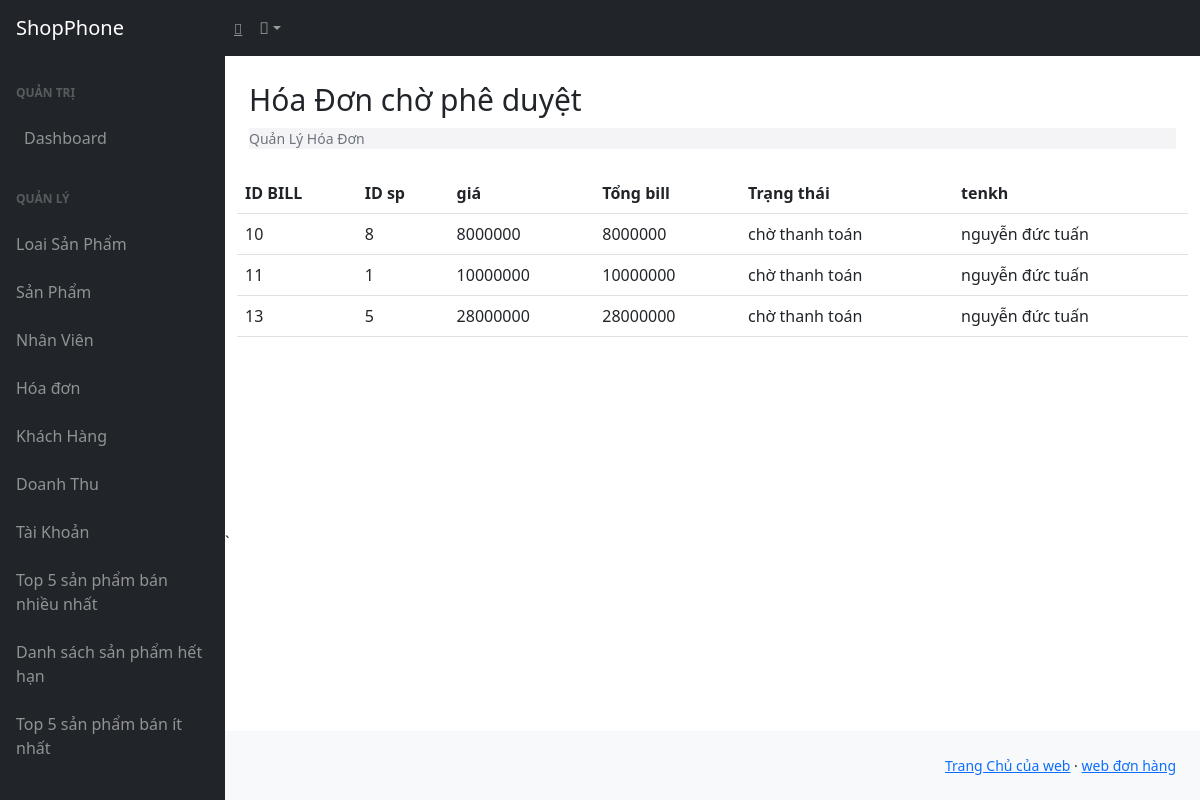
The app's page /frontendPHP/hoadon.php with its own data.
### tables this page shows
CREATE TABLE `hoadon` (
  `id` int(11) NOT NULL,
  `idsp` int(11) DEFAULT NULL,
  `idkh` int(40) NOT NULL,
  `gia` int(40) NOT NULL,
  `trangthai` int(4) NOT NULL,
  `tongbill` int(40) NOT NULL
);

CREATE TABLE `khachhang` (
  `idkh` int(11) NOT NULL,
  `hoten` varchar(255) NOT NULL,
  `diachi` varchar(255) DEFAULT NULL,
  `Age` int(11) DEFAULT NULL,
  `phone` int(205) NOT NULL
);

### frontendPHP/hoadon.php (the view, shortened to what this page needs)
<?php
$conn = mysqli_connect("localhost","root","","mobile","3307") or die();
  ?>
<?php
require "../inc/header.php";
?>
<div id="layoutSidenav_content">
    <main>
        <div class="container-fluid px-4">
            <h1 class="mt-4" style="font-size: 30px;">Hóa Đơn chờ phê duyệt </h1>
            <ol class="breadcrumb mb-4" style="font-size: 14px; background: #f4f3f6;">
                <li class="breadcrumb-item active">Quản Lý Hóa Đơn</li>
            </ol>
            <div class="row">
                <table id="sanpham" class="display table table-hover" style="width:100%">
                    <thead>
                        <tr>
                            <th>ID BILL</th>
                            <th>ID sp</th>
                            <th>giá</th>
                            <th>Tổng bill</th>
                            <th>Trạng thái</th>
                            <th>tenkh</th>
                        </tr>
                    </thead>
                    <tbody>
                        <?php
                        $sql = "SELECT * FROM hoadon WHERE trangthai = 2";
                        $query = mysqli_query($conn,$sql);
                        $num = mysqli_num_rows($query);
                        if($num > 0 ){
                            while($row = mysqli_fetch_array($query)){
                                if($row['trangthai'] == 2){
                                    $trangthai = "chờ thanh toán";
                                }
                                $insert = mysqli_query($conn,"SELECT khachhang.hoten FROM `hoadon` JOIN khachhang ON hoadon.idkh = khachhang.idkh ") ;
                                $result = $insert ->fetch_assoc();
                        ?>
                    <tr>
                        <td><?php echo $row["id"]?></td>
                        <td><?php echo $row["idsp"]?></td>
                        <td><?php echo $row["gia"]?></td>
                        <td><?php echo $row["tongbill"]?></td>
                        <td><?php echo $trangthai?></td>
                        <td><?php echo $result['hoten']?></td>
                       <?php
                        }
                    }
                       ?>
                    </tr>
                    </tbody>
                </table>
            </div>
        </div>
    </main>`
    <div>
        <?php
            require "../inc/footer.php";
            ?>
    </div>
</div>
</body>
</html>

### frontendPHP/css/editor.css (style rules this page uses)
h1 { margin-top:10px; line-height:40px; }

### records on screen
hoadon: id "10", idsp "8", gia "8000000", tongbill "8000000", trangthai "chờ thanh toán", khachhang.hoten "nguyễn đức tuấn"
hoadon: id "11", idsp "1", gia "10000000", tongbill "10000000", trangthai "chờ thanh toán", khachhang.hoten "nguyễn đức tuấn"
hoadon: id "13", idsp "5", gia "28000000", tongbill "28000000", trangthai "chờ thanh toán", khachhang.hoten "nguyễn đức tuấn"
